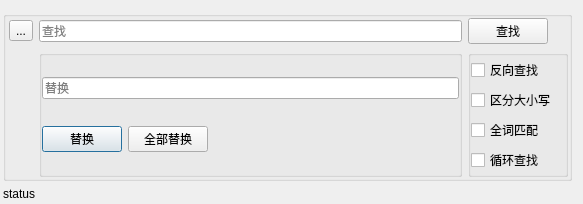
<?xml version="1.0" encoding="UTF-8"?>
<ui version="4.0">
 <class>SearchDialog</class>
 <widget class="QDialog" name="SearchDialog">
  <property name="geometry">
   <rect>
    <x>0</x>
    <y>0</y>
    <width>583</width>
    <height>185</height>
   </rect>
  </property>
  <property name="focusPolicy">
   <enum>Qt::StrongFocus</enum>
  </property>
  <property name="windowTitle">
   <string>Find</string>
  </property>
  <layout class="QVBoxLayout" name="verticalLayout">
   <property name="leftMargin">
    <number>3</number>
   </property>
   <property name="bottomMargin">
    <number>3</number>
   </property>
   <item>
    <widget class="QGroupBox" name="groupBoxSearch">
     <property name="title">
      <string/>
     </property>
     <layout class="QGridLayout" name="gridLayout" rowstretch="0,0" columnstretch="0,0,0,0">
      <property name="leftMargin">
       <number>3</number>
      </property>
      <property name="topMargin">
       <number>1</number>
      </property>
      <property name="rightMargin">
       <number>1</number>
      </property>
      <property name="bottomMargin">
       <number>1</number>
      </property>
      <item row="0" column="0">
       <widget class="QToolButton" name="toolButtonShowReplace">
        <property name="focusPolicy">
         <enum>Qt::StrongFocus</enum>
        </property>
        <property name="text">
         <string>...</string>
        </property>
        <property name="icon">
         <iconset>
          <normaloff>:/images/images/icons8-expand-arrow-48.png</normaloff>:/images/images/icons8-expand-arrow-48.png</iconset>
        </property>
        <property name="checkable">
         <bool>true</bool>
        </property>
        <property name="checked">
         <bool>false</bool>
        </property>
       </widget>
      </item>
      <item row="1" column="1">
       <widget class="QGroupBox" name="groupBoxReplace">
        <layout class="QGridLayout" name="gridLayout_3">
         <property name="leftMargin">
          <number>0</number>
         </property>
         <property name="topMargin">
          <number>0</number>
         </property>
         <property name="rightMargin">
          <number>0</number>
         </property>
         <property name="bottomMargin">
          <number>0</number>
         </property>
         <item row="1" column="0">
          <widget class="QPushButton" name="pushButtonReplace">
           <property name="sizePolicy">
            <sizepolicy hsizetype="Fixed" vsizetype="Fixed">
             <horstretch>0</horstretch>
             <verstretch>0</verstretch>
            </sizepolicy>
           </property>
           <property name="focusPolicy">
            <enum>Qt::StrongFocus</enum>
           </property>
           <property name="text">
            <string>替换</string>
           </property>
          </widget>
         </item>
         <item row="1" column="1">
          <widget class="QPushButton" name="pushButtonReplaceAll">
           <property name="sizePolicy">
            <sizepolicy hsizetype="Fixed" vsizetype="Fixed">
             <horstretch>0</horstretch>
             <verstretch>0</verstretch>
            </sizepolicy>
           </property>
           <property name="focusPolicy">
            <enum>Qt::StrongFocus</enum>
           </property>
           <property name="text">
            <string>全部替换</string>
           </property>
          </widget>
         </item>
         <item row="0" column="0" colspan="3">
          <widget class="QLineEdit" name="lineEditReplace">
           <property name="focusPolicy">
            <enum>Qt::StrongFocus</enum>
           </property>
           <property name="placeholderText">
            <string>替换</string>
           </property>
          </widget>
         </item>
        </layout>
       </widget>
      </item>
      <item row="0" column="1">
       <widget class="QLineEdit" name="lineEditSearch">
        <property name="focusPolicy">
         <enum>Qt::StrongFocus</enum>
        </property>
        <property name="placeholderText">
         <string>查找</string>
        </property>
       </widget>
      </item>
      <item row="1" column="2" colspan="2">
       <widget class="QGroupBox" name="groupBox">
        <property name="title">
         <string/>
        </property>
        <layout class="QVBoxLayout" name="verticalLayout_2">
         <property name="leftMargin">
          <number>0</number>
         </property>
         <property name="topMargin">
          <number>2</number>
         </property>
         <property name="bottomMargin">
          <number>2</number>
         </property>
         <item>
          <widget class="QCheckBox" name="checkBoxReverse">
           <property name="focusPolicy">
            <enum>Qt::StrongFocus</enum>
           </property>
           <property name="text">
            <string>反向查找</string>
           </property>
          </widget>
         </item>
         <item>
          <widget class="QCheckBox" name="checkBoxMachcase">
           <property name="focusPolicy">
            <enum>Qt::StrongFocus</enum>
           </property>
           <property name="text">
            <string>区分大小写</string>
           </property>
          </widget>
         </item>
         <item>
          <widget class="QCheckBox" name="checkBoxWholeWord">
           <property name="focusPolicy">
            <enum>Qt::StrongFocus</enum>
           </property>
           <property name="text">
            <string>全词匹配</string>
           </property>
          </widget>
         </item>
         <item>
          <widget class="QCheckBox" name="checkBoxRewind">
           <property name="focusPolicy">
            <enum>Qt::StrongFocus</enum>
           </property>
           <property name="text">
            <string>循环查找</string>
           </property>
          </widget>
         </item>
        </layout>
       </widget>
      </item>
      <item row="0" column="2">
       <widget class="QPushButton" name="pushButtonFind">
        <property name="focusPolicy">
         <enum>Qt::StrongFocus</enum>
        </property>
        <property name="text">
         <string>查找</string>
        </property>
        <property name="icon">
         <iconset resource="res.qrc">
          <normaloff>:/images/images/icons8-search-16.png</normaloff>:/images/images/icons8-search-16.png</iconset>
        </property>
        <property name="checkable">
         <bool>false</bool>
        </property>
        <property name="checked">
         <bool>false</bool>
        </property>
       </widget>
      </item>
     </layout>
    </widget>
   </item>
   <item>
    <widget class="QLabel" name="labelStatus">
     <property name="text">
      <string>status</string>
     </property>
    </widget>
   </item>
  </layout>
  <action name="actionfindNext">
   <property name="icon">
    <iconset resource="res.qrc">
     <normaloff>:/images/images/icons8-arrow-down-blue.png</normaloff>:/images/images/icons8-arrow-down-blue.png</iconset>
   </property>
   <property name="text">
    <string>findNext</string>
   </property>
   <property name="menuRole">
    <enum>QAction::NoRole</enum>
   </property>
  </action>
  <action name="actionfindPrev">
   <property name="icon">
    <iconset resource="res.qrc">
     <normaloff>:/images/images/icons8-arrow-24-up-blue.png</normaloff>:/images/images/icons8-arrow-24-up-blue.png</iconset>
   </property>
   <property name="text">
    <string>findPrev</string>
   </property>
   <property name="menuRole">
    <enum>QAction::NoRole</enum>
   </property>
  </action>
  <action name="actionactionShowReplace">
   <property name="checkable">
    <bool>true</bool>
   </property>
   <property name="checked">
    <bool>false</bool>
   </property>
   <property name="icon">
    <iconset resource="res.qrc">
     <normaloff>:/images/images/icons8-expand-arrow-24.png</normaloff>
     <normalon>:/images/images/icons8-collapse-arrow-48.png</normalon>:/images/images/icons8-expand-arrow-24.png</iconset>
   </property>
   <property name="text">
    <string>actionShowReplace</string>
   </property>
   <property name="menuRole">
    <enum>QAction::NoRole</enum>
   </property>
  </action>
 </widget>
 <tabstops>
  <tabstop>lineEditSearch</tabstop>
  <tabstop>lineEditReplace</tabstop>
  <tabstop>pushButtonReplace</tabstop>
  <tabstop>pushButtonReplaceAll</tabstop>
  <tabstop>pushButtonFind</tabstop>
  <tabstop>checkBoxReverse</tabstop>
  <tabstop>checkBoxMachcase</tabstop>
  <tabstop>checkBoxWholeWord</tabstop>
  <tabstop>checkBoxRewind</tabstop>
  <tabstop>toolButtonShowReplace</tabstop>
 </tabstops>
 <resources>
  <include location="res.qrc"/>
 </resources>
 <connections/>
</ui>
